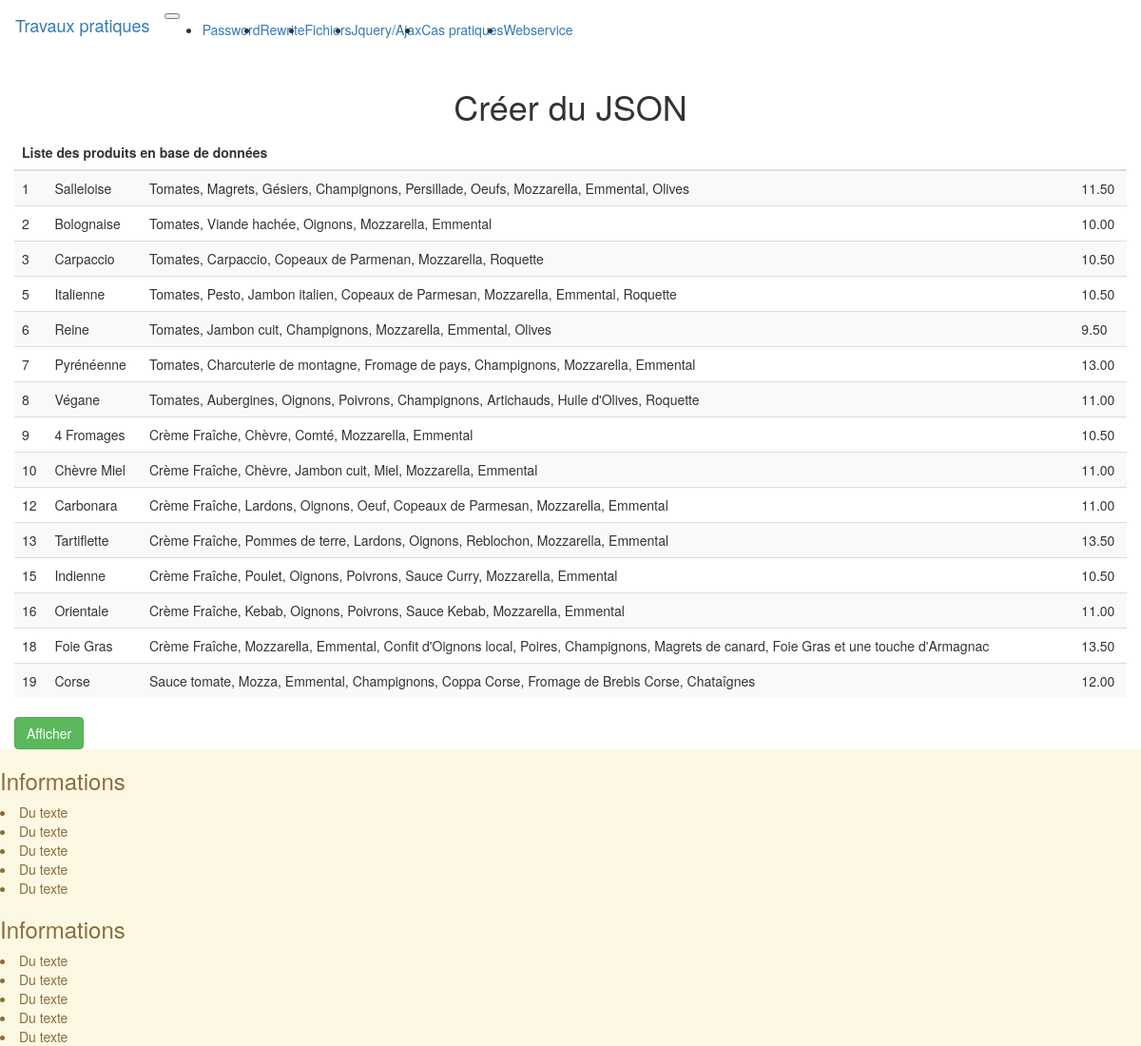
Screenshot of /creer-json.php with the database file from the repository.
### tables this page shows
CREATE TABLE `pizzas` (
  `id` int(10) NOT NULL,
  `titre` varchar(200) DEFAULT NULL,
  `pv_ttc` double(5,2) DEFAULT NULL,
  `ingredients` text
);

### creer-json.php (the view, shortened to what this page needs)
<!DOCTYPE html>
<html lang="fr">
<?php
$titrepage="Créer du JSON";
include("_head.php");
?>
<body>
<?php
include("_navbar.php");
?>
    <div class="container-fluid">
        <h1 class="text-center"><?= $titrepage ?></h1>
        <?php
        $connexion = connexion();
        $sql="SELECT * FROM pizzas";
        $requete = $connexion->prepare($sql);
        $requete->execute();
        $tab="<table class=\"table table-striped\">";
        $tab.="<thead>";
        $tab.="<th colspan=\"4\">Liste des produits en base de données</th>";
        $tab.="</thead>";
        while ($res = $requete->fetch()) {
            $id=$res['id'];
            $titre=$res['titre'];
            $ingredients=$res['ingredients'];
            $pv_ttc=$res['pv_ttc'];
            $tab.="<tr>";
            $tab.="<td>$id</td>";
            $tab.="<td>$titre</td>";
            $tab.="<td>$ingredients</td>";
            $tab.="<td>$pv_ttc</td>";
            $tab.="</tr>";
        }
        $tab.="</table>";
        ?>
        <div class="m-2 bg-white" id="montableau" style=""><?= $tab ?></div>
        <a onclick="$('#monjson').slideToggle(3000);$('#montableau').slideToggle(1000);$('#moncode').slideToggle(2000);" class="btn btn-success  m-5">Afficher</a>
    </div>
<?php
include("_footer.php");
?>
</body>
</html>

### _head.php (shortened to what this page needs)
<head>
    <link rel="stylesheet" href="../../css/bootstrap.css">
</head>

### _navbar.php (shortened to what this page needs)
<nav class="navbar navbar-expand-lg navbar-dark bg-dark sticky-top">
  <a class="navbar-brand" href="index.php">Travaux pratiques</a>
  <button class="navbar-toggler" type="button" data-toggle="collapse" data-target="#navbarSupportedContent" aria-controls="navbarSupportedContent" aria-expanded="false" aria-label="Toggle navigation">
  </button>
  <div class="collapse navbar-collapse" id="navbarSupportedContent">
    <ul class="navbar-nav mr-auto">
      <li class="nav-item">
        <a class="nav-link" href="password_hash.php">Password</a>
      </li>
      <li class="nav-item">
        <a class="nav-link" href="rewrite.php">Rewrite</a>
      </li>
      <li class="nav-item dropdown">
        <a class="nav-link dropdown-toggle" href="#" id="navbarDropdown" role="button" data-toggle="dropdown" aria-haspopup="true" aria-expanded="false">
          Fichiers
        </a>
      </li>
      <li class="nav-item dropdown">
        <a class="nav-link dropdown-toggle" href="#" id="navbarDropdown" role="button" data-toggle="dropdown" aria-haspopup="true" aria-expanded="false">
          Jquery/Ajax
        </a>
      </li>
      <li class="nav-item dropdown">
        <a class="nav-link dropdown-toggle" href="#" id="navbarDropdown" role="button" data-toggle="dropdown" aria-haspopup="true" aria-expanded="false">
          Cas pratiques
        </a>
      </li>
      <li class="nav-item dropdown">
        <a class="nav-link dropdown-toggle" href="#" id="navbarDropdown" role="button" data-toggle="dropdown" aria-haspopup="true" aria-expanded="false" >
          Webservice
        </a>
      </li>
    </ul>
  </div>
</nav>

### _footer.php (shortened to what this page needs)
<footer class="container-fluid alert-warning">
    <div class="row" id="foot">
        <div class="col">
            <div class="p-5">
            <h3>Informations</h3>
            <li>Du texte</li>
            <li>Du texte</li>
            <li>Du texte</li>
            <li>Du texte</li>
            <li>Du texte</li>
            </div>
        </div>
        <div class="col">
            <div class="p-5">
            <h3>Informations</h3>
            <li>Du texte</li>
            <li>Du texte</li>
            <li>Du texte</li>
            <li>Du texte</li>
            <li>Du texte</li>
            </div>
        </div>
    </div>
</footer>

### rows the page displays
pizzas: id "1", titre "Salleloise", ingredients "Tomates, Magrets, Gésiers, Champignons, Persillade, Oeufs, Mozzarella, Emmental, Olives", pv_ttc "11.50"
pizzas: id "2", titre "Bolognaise", ingredients "Tomates, Viande hachée, Oignons, Mozzarella, Emmental", pv_ttc "10.00"
pizzas: id "3", titre "Carpaccio", ingredients "Tomates, Carpaccio, Copeaux de Parmenan, Mozzarella, Roquette", pv_ttc "10.50"
pizzas: id "5", titre "Italienne", ingredients "Tomates, Pesto, Jambon italien, Copeaux de Parmesan, Mozzarella, Emmental, Roquette", pv_ttc "10.50"
pizzas: id "6", titre "Reine", ingredients "Tomates, Jambon cuit, Champignons, Mozzarella, Emmental, Olives", pv_ttc "9.50"
pizzas: id "7", titre "Pyrénéenne", ingredients "Tomates, Charcuterie de montagne, Fromage de pays, Champignons, Mozzarella, Emmental", pv_ttc "13.00"
pizzas: id "8", titre "Végane", ingredients "Tomates, Aubergines, Oignons, Poivrons, Champignons, Artichauds, Huile d'Olives, Roquette", pv_ttc "11.00"
pizzas: id "9", titre "4 Fromages", ingredients "Crème Fraîche, Chèvre, Comté, Mozzarella, Emmental", pv_ttc "10.50"
pizzas: id "10", titre "Chèvre Miel", ingredients "Crème Fraîche, Chèvre, Jambon cuit, Miel, Mozzarella, Emmental", pv_ttc "11.00"
pizzas: id "12", titre "Carbonara", ingredients "Crème Fraîche, Lardons, Oignons, Oeuf, Copeaux de Parmesan, Mozzarella, Emmental", pv_ttc "11.00"
pizzas: id "13", titre "Tartiflette", ingredients "Crème Fraîche, Pommes de terre, Lardons, Oignons, Reblochon, Mozzarella, Emmental", pv_ttc "13.50"
pizzas: id "15", titre "Indienne", ingredients "Crème Fraîche, Poulet, Oignons, Poivrons, Sauce Curry, Mozzarella, Emmental", pv_ttc "10.50"
pizzas: id "16", titre "Orientale", ingredients "Crème Fraîche, Kebab, Oignons, Poivrons, Sauce Kebab, Mozzarella, Emmental", pv_ttc "11.00"
pizzas: id "18", titre "Foie Gras", ingredients "Crème Fraîche, Mozzarella, Emmental, Confit d'Oignons local, Poires, Champignons, Magrets de canard, Foie Gras et une touche d'Armagnac", pv_ttc "13.50"
pizzas: id "19", titre "Corse", ingredients "Sauce tomate, Mozza, Emmental, Champignons, Coppa Corse, Fromage de Brebis Corse, Chataîgnes", pv_ttc "12.00"

### other values shown
$titrepage "Créer du JSON"
